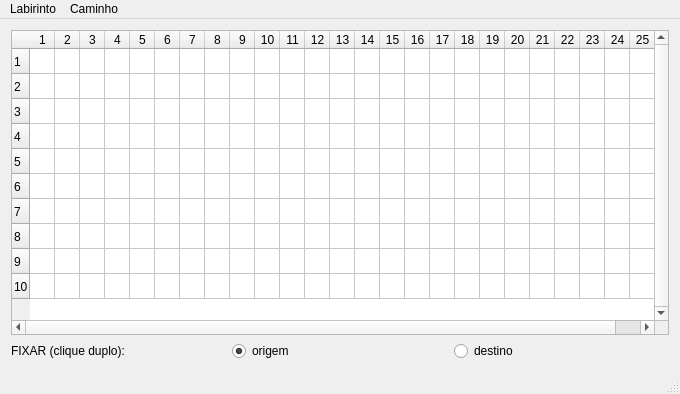
<?xml version="1.0" encoding="UTF-8"?>
<ui version="4.0">
 <class>MainWindow</class>
 <widget class="QMainWindow" name="MainWindow">
  <property name="geometry">
   <rect>
    <x>0</x>
    <y>0</y>
    <width>680</width>
    <height>394</height>
   </rect>
  </property>
  <property name="windowTitle">
   <string>Labirinto - Algoritmo A*</string>
  </property>
  <widget class="QWidget" name="centralWidget">
   <layout class="QGridLayout" name="gridLayout">
    <item row="1" column="2">
     <widget class="QRadioButton" name="radioButton_2">
      <property name="text">
       <string>destino</string>
      </property>
     </widget>
    </item>
    <item row="1" column="0">
     <widget class="QLabel" name="label">
      <property name="text">
       <string>FIXAR (clique duplo):</string>
      </property>
     </widget>
    </item>
    <item row="1" column="1">
     <widget class="QRadioButton" name="radioButton">
      <property name="text">
       <string>origem</string>
      </property>
      <property name="checked">
       <bool>true</bool>
      </property>
     </widget>
    </item>
    <item row="0" column="0" colspan="3">
     <widget class="QTableWidget" name="tableWidget">
      <property name="styleSheet">
       <string notr="true"/>
      </property>
      <property name="verticalScrollBarPolicy">
       <enum>Qt::ScrollBarAlwaysOn</enum>
      </property>
      <property name="horizontalScrollBarPolicy">
       <enum>Qt::ScrollBarAlwaysOn</enum>
      </property>
      <property name="tabKeyNavigation">
       <bool>false</bool>
      </property>
      <property name="selectionMode">
       <enum>QAbstractItemView::NoSelection</enum>
      </property>
      <property name="rowCount">
       <number>10</number>
      </property>
      <property name="columnCount">
       <number>25</number>
      </property>
      <attribute name="horizontalHeaderDefaultSectionSize">
       <number>25</number>
      </attribute>
      <attribute name="horizontalHeaderMinimumSectionSize">
       <number>25</number>
      </attribute>
      <attribute name="verticalHeaderDefaultSectionSize">
       <number>25</number>
      </attribute>
      <attribute name="verticalHeaderMinimumSectionSize">
       <number>25</number>
      </attribute>
      <row/>
      <row/>
      <row/>
      <row/>
      <row/>
      <row/>
      <row/>
      <row/>
      <row/>
      <row/>
      <column/>
      <column/>
      <column/>
      <column/>
      <column/>
      <column/>
      <column/>
      <column/>
      <column/>
      <column/>
      <column/>
      <column/>
      <column/>
      <column/>
      <column/>
      <column/>
      <column/>
      <column/>
      <column/>
      <column/>
      <column/>
      <column/>
      <column/>
      <column/>
      <column/>
     </widget>
    </item>
   </layout>
  </widget>
  <widget class="QMenuBar" name="menuBar">
   <property name="geometry">
    <rect>
     <x>0</x>
     <y>0</y>
     <width>680</width>
     <height>23</height>
    </rect>
   </property>
   <widget class="QMenu" name="menulabirinto">
    <property name="title">
     <string>Labirinto</string>
    </property>
    <addaction name="actionLer"/>
    <addaction name="actionSalvar"/>
    <addaction name="actionGerar"/>
    <addaction name="separator"/>
    <addaction name="actionSair"/>
   </widget>
   <widget class="QMenu" name="menuCaminho">
    <property name="title">
     <string>Caminho</string>
    </property>
    <addaction name="actionCalcular"/>
    <addaction name="actionLimpar"/>
   </widget>
   <addaction name="menulabirinto"/>
   <addaction name="menuCaminho"/>
  </widget>
  <widget class="QStatusBar" name="statusBar"/>
  <action name="actionLer">
   <property name="text">
    <string>Ler ...</string>
   </property>
  </action>
  <action name="actionSalvar">
   <property name="text">
    <string>Salvar ...</string>
   </property>
  </action>
  <action name="actionGerar">
   <property name="text">
    <string>Gerar</string>
   </property>
  </action>
  <action name="actionSair">
   <property name="text">
    <string>Sair</string>
   </property>
  </action>
  <action name="actionCalcular">
   <property name="text">
    <string>Calcular</string>
   </property>
  </action>
  <action name="actionLimpar">
   <property name="text">
    <string>Limpar</string>
   </property>
  </action>
 </widget>
 <layoutdefault spacing="6" margin="11"/>
 <resources/>
 <connections/>
</ui>
